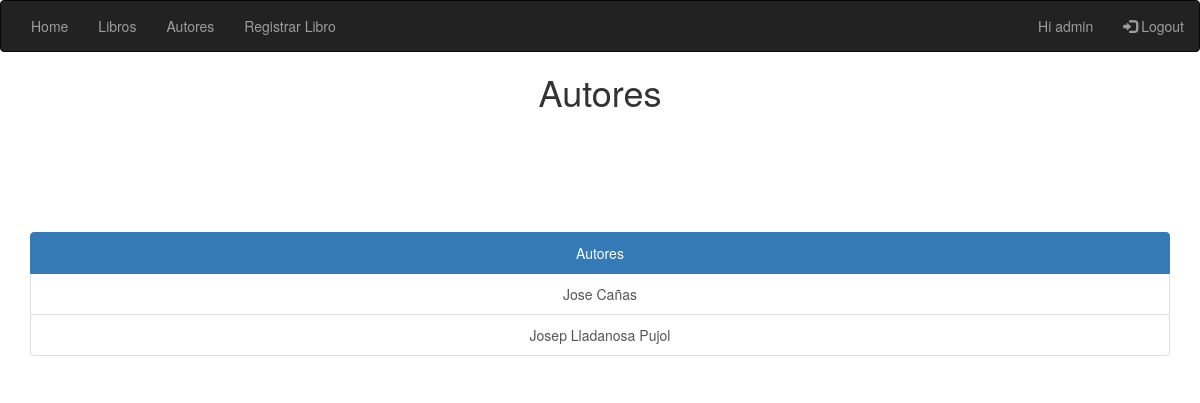
The page /autores/ (signed in) on the database its author committed.
### catalog/models.py (models this page shows, shortened)
class Author(models.Model):
    first_name = models.CharField(max_length=32)
    second_name = models.CharField(max_length=32)
    native_language = models.OneToOneField(Language, on_delete=models.SET_NULL, null=True,
                                           help_text="Selecciona el lenguage nativo de escritura del autor")

### catalog/views.py (the view)
# urls.py: path('autores/', views.autores, name='autores'),
def autores(request):
    autores = Author.objects.all().order_by('first_name')
    return render(request, 'nav/Autores.html', context={'autores': autores})

### templates/nav/Autores.html (shortened to what this page needs)
{% extends 'generic.html' %}
{% block content %}
     <h1 align="center" style="margin-bottom: 10%">Autores</h1>
            <div class="container" >
                <div class="list-group" align="center">
                 <a href="#" class="list-group-item active">Autores</a>
                    {% for i in autores %}
                        <a href="#" class="list-group-item">{{ i.first_name }} {{ i.second_name }}</a>
                    {% endfor %}
                </div>
            </div>
{% endblock %}

### templates/generic.html (shortened to what this page needs)
<!DOCTYPE html>
<html lang="en">
<head>
    <link rel="stylesheet" href="https://maxcdn.bootstrapcdn.com/bootstrap/3.4.0/css/bootstrap.min.css">
    {% load static %}
</head>
<body>
        <nav class="navbar navbar-inverse">
            <div class="container-fluid">
                <ul class="nav navbar-nav">
                    <li><a href="{% url 'index' %}">Home</a></li>
                    <li><a href="{% url 'libros' %}">Libros</a></li>
                    <li><a href="{% url 'autores' %}">Autores</a></li>
                     <li><a href="{% url 'book_create' %}">Registrar Libro</a></li>
                </ul>
                <ul class="nav navbar-nav navbar-right">
                    {% if user.is_authenticated %}
                        <li><a href="#"> Hi {{ user.username }}</a></li>
                        <li><a href="{% url 'logout' %}"><span class="glyphicon glyphicon-log-in"></span> Logout</a></li>
                    {% else %}
                        <li><a href="{% url 'signup' %}"><span class="glyphicon glyphicon-user"></span> Sign Up</a></li>
                        <li><a href="{% url 'login' %}"><span class="glyphicon glyphicon-log-in"></span> Login</a></li>
                    {% endif %}
                </ul>
            </div>
        </nav>
        {% block content %}{% endblock %}
</body>
</html>

### rows shown on the page
Author: first_name "Jose", second_name "Cañas"
Author: first_name "Josep", second_name "Lladanosa Pujol"

### other values the page prints
{{ user.username }} "admin"
